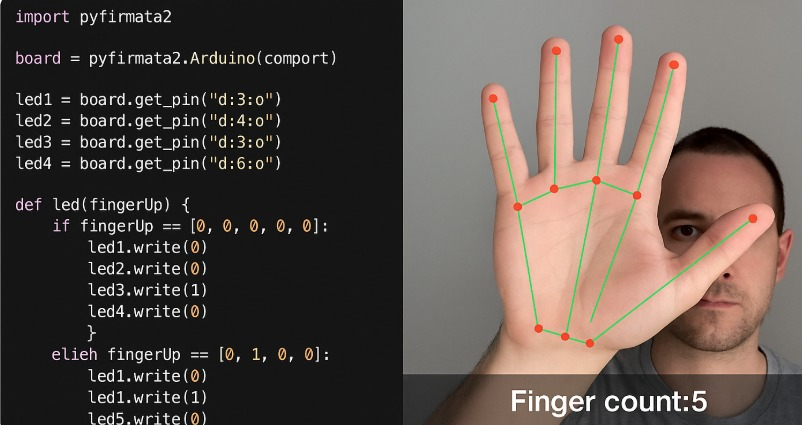
#> input picture led_blinking.jpg, 802 x 425 px, given in place of the camera
$ python mm.py
#> lines starting #> are read from the running program, lines starting #| are printed output that depends on the picture; after the words box and inside, x2 and y2 are one past the last pixel; in counts of white or black regions, pixels touching at a corner belong together
import cv2
import numpy as np
import time
from pyfirmata import Arduino, util

# Establish serial connection with Arduino
board = Arduino("COM15")  # Adjust the port according to your setup

# LED pins on Arduino
led_pins = [8, 9, 10, 11, 12]
for pin in led_pins:
    board.digital[pin].mode = 1


# Function to count fingers
def count_fingers(thresholded, drawing):
    contours, _ = cv2.findContours(thresholded, cv2.RETR_TREE, cv2.CHAIN_APPROX_SIMPLE)
    if len(contours) == 0:
        return 0
    max_contour = max(contours, key=cv2.contourArea)

    hull = cv2.convexHull(max_contour, returnPoints=False)
    defects = cv2.convexityDefects(max_contour, hull)

    if defects is not None:
        count = 0
        for i in range(defects.shape[0]):
            s, e, f, d = defects[i, 0]
            start = tuple(max_contour[s][0])
            end = tuple(max_contour[e][0])
            far = tuple(max_contour[f][0])

            a = np.sqrt((end[0] - start[0]) ** 2 + (end[1] - start[1]) ** 2)
            b = np.sqrt((far[0] - start[0]) ** 2 + (far[1] - start[1]) ** 2)
            c = np.sqrt((end[0] - far[0]) ** 2 + (end[1] - far[1]) ** 2)
            angle = np.arccos((b**2 + c**2 - a**2) / (2 * b * c))

            if angle <= np.pi / 2:
                count += 1
                cv2.circle(drawing, far, 3, [255, 0, 0], -1)
        return count + 1


# Main function
def main():
    cap = cv2.VideoCapture(0)

    while cap.isOpened():
        ret, frame = cap.read()
#> frame is the input picture: shape (425, 802, 3); mean B, G, R 75.6, 81.6, 92.8
        if not ret:
            break

        # Flip the frame
        frame = cv2.flip(frame, 1)
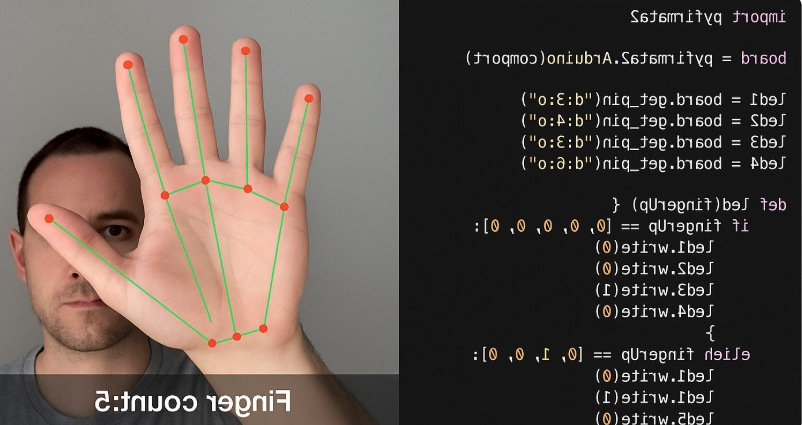
#> frame: shape (425, 802, 3); mean B, G, R 75.6, 81.6, 92.8

        # Convert frame to grayscale
        gray = cv2.cvtColor(frame, cv2.COLOR_BGR2GRAY)
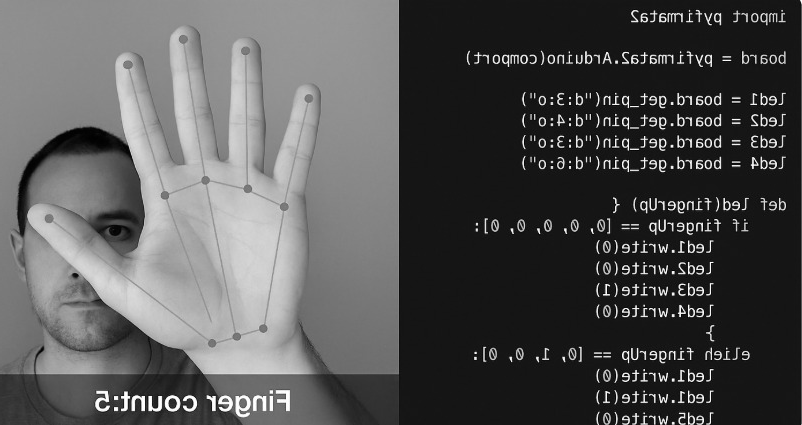
#> gray: shape (425, 802); min 0, max 255, mean 84.3

        # Apply Gaussian blur
        blur = cv2.GaussianBlur(gray, (5, 5), 0)
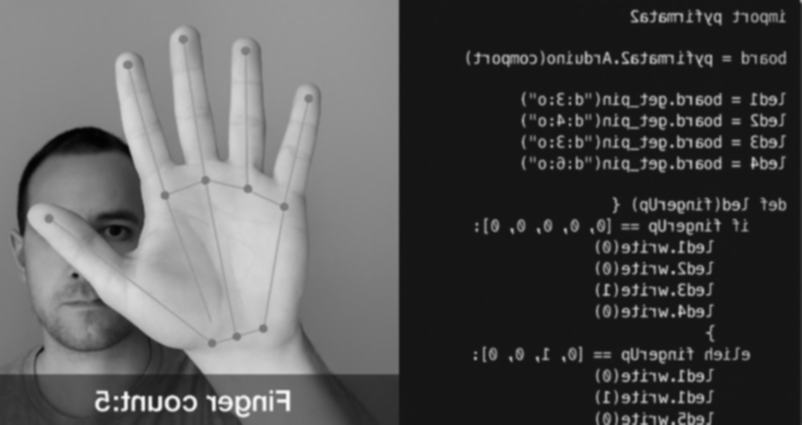
#> blur: shape (425, 802); min 1, max 250, mean 84.2

        # Threshold the image
        _, thresholded = cv2.threshold(
            blur, 70, 255, cv2.THRESH_BINARY_INV + cv2.THRESH_OTSU
        )
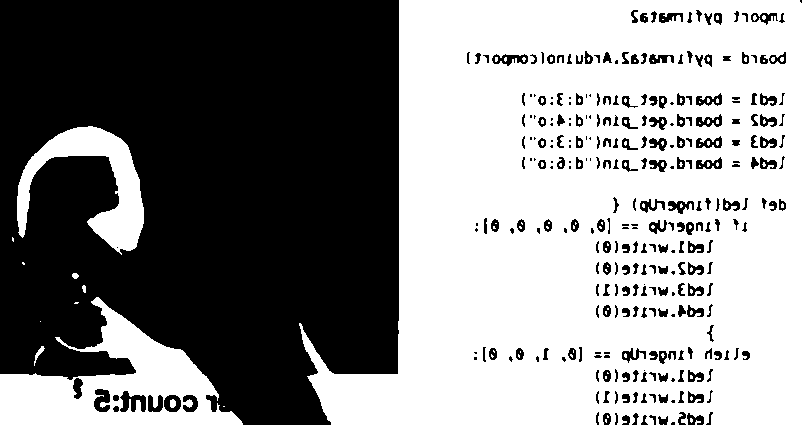
#> thresholded: shape (425, 802); 53.4% white; 308 black regions (69 under 20 px)

        # Create a black image for drawing
        drawing = np.zeros(frame.shape, dtype=np.uint8)

        # Count fingers
        fingers = count_fingers(thresholded, drawing)
#> in count_fingers, `contours, _ = cv2.findContours(thresholded, cv2.RETR_TREE, cv2.CHAIN_A..`: contours = 405 contours, 160 with area under 20; largest, box (x1, y1, x2, y2) and area: (299, 0, 802, 425) 174142, (0, 297, 243, 425) 14062, (17, 126, 144, 255) 5720, (119, 390, 147, 413) 384, (491, 53, 529, 67) 321
#> in count_fingers, `max_contour = max(contours, key=cv2.contourArea)`: max_contour = contour of 295 points, box (x1, y1, x2, y2) (299, 0, 802, 425), area 174142
#> in count_fingers, `hull = cv2.convexHull(max_contour, returnPoints=False)`: hull = [294, 292, 291, 121, 117, 113, 87, 50, 49, 0]
#> in count_fingers, `defects = cv2.convexityDefects(max_contour, hull)`: defects = [[0, 49, 7, 27996], [50, 87, 80, 2980], [87, 113, 106, 579], [113, 117, 116, 343], [117, 121, 120, 320], [121, 291, 128, 3328], [292, 294, 293, 142]]
#> the loop in count_fingers, `for i in range(defects.shape[0]):` made 7 passes
#> (s, e, f, d, start, end, far, a) on passes 1 to 7: (0, 49, 7, 27996, (399, 0), (299, 323), (398, 373), 338.1), (50, 87, 80, 2980, (299, 325), (307, 376), (318, 371), 51.62), (87, 113, 106, 579, (307, 376), (323, 411), (320, 399), 38.48), (113, 117, 116, 343, (323, 411), (327, 419), (327, 416), 8.94), (117, 121, 120, 320, (327, 419), (331, 424), (331, 422), 6.4), (121, 291, 128, 3328, (331, 424), (801, 424), (598, 411), 470), (292, 294, 293, 142, (801, 3), (799, 0), (799, 1), 3.61)
#> after the loop in count_fingers, `for i in range(defects.shape[0]):`: count = 1
#> fingers = 2

        # Control LEDs based on finger count
        for pin in range(8, 13):
            if pin - 7 <= fingers:
                board.digital[pin].write(1)
            else:
                board.digital[pin].write(0)

        # Display the count
        cv2.putText(
            drawing,
            str(fingers),
            (50, 50),
            cv2.FONT_HERSHEY_SIMPLEX,
            2,
            (255, 255, 255),
            2,
        )
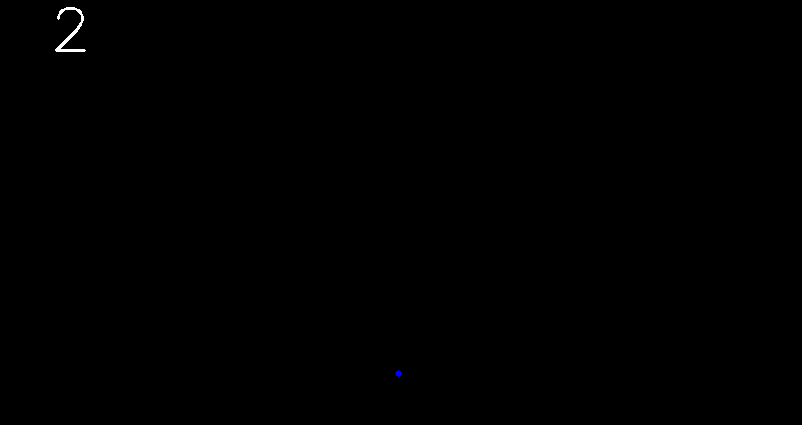
#> drawing: shape (425, 802, 3); mean of channels 0, 1, 2 0.3, 0.2, 0.2; drawn as B, G, R

        # Display the frames
        cv2.imshow("Original", frame)
        cv2.imshow("Thresholded", thresholded)
        cv2.imshow("Drawing", drawing)

        if cv2.waitKey(1) & 0xFF == ord("q"):
#> (key q is pressed here)
            break

    cap.release()
    cv2.destroyAllWindows()


if __name__ == "__main__":
    main()
